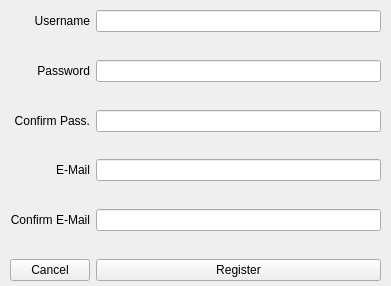
<?xml version="1.0" encoding="UTF-8"?>
<ui version="4.0">
 <class>RegistrationForm</class>
 <widget class="QMainWindow" name="RegistrationForm">
  <property name="geometry">
   <rect>
    <x>0</x>
    <y>0</y>
    <width>391</width>
    <height>286</height>
   </rect>
  </property>
  <property name="windowTitle">
   <string>Registry Form</string>
  </property>
  <widget class="QWidget" name="centralwidget">
   <widget class="QWidget" name="gridLayoutWidget">
    <property name="geometry">
     <rect>
      <x>10</x>
      <y>10</y>
      <width>371</width>
      <height>271</height>
     </rect>
    </property>
    <layout class="QGridLayout" name="mainGrid">
     <item row="2" column="1">
      <widget class="QLineEdit" name="passTb">
       <property name="echoMode">
        <enum>QLineEdit::Password</enum>
       </property>
      </widget>
     </item>
     <item row="2" column="0">
      <widget class="QLabel" name="label_2">
       <property name="text">
        <string>Password</string>
       </property>
       <property name="alignment">
        <set>Qt::AlignRight|Qt::AlignTrailing|Qt::AlignVCenter</set>
       </property>
      </widget>
     </item>
     <item row="8" column="1">
      <widget class="QLineEdit" name="emailconfTb"/>
     </item>
     <item row="10" column="1">
      <widget class="QPushButton" name="regBtn">
       <property name="text">
        <string>Register</string>
       </property>
      </widget>
     </item>
     <item row="0" column="0">
      <widget class="QLabel" name="label">
       <property name="text">
        <string>Username</string>
       </property>
       <property name="alignment">
        <set>Qt::AlignRight|Qt::AlignTrailing|Qt::AlignVCenter</set>
       </property>
      </widget>
     </item>
     <item row="4" column="0">
      <widget class="QLabel" name="label_3">
       <property name="text">
        <string>Confirm Pass.</string>
       </property>
       <property name="alignment">
        <set>Qt::AlignRight|Qt::AlignTrailing|Qt::AlignVCenter</set>
       </property>
      </widget>
     </item>
     <item row="0" column="1">
      <widget class="QLineEdit" name="userTb">
       <property name="styleSheet">
        <string notr="true"/>
       </property>
      </widget>
     </item>
     <item row="4" column="1">
      <widget class="QLineEdit" name="passcTb">
       <property name="echoMode">
        <enum>QLineEdit::Password</enum>
       </property>
      </widget>
     </item>
     <item row="10" column="0">
      <widget class="QPushButton" name="cancelBtn">
       <property name="text">
        <string>Cancel</string>
       </property>
      </widget>
     </item>
     <item row="6" column="0">
      <widget class="QLabel" name="label_4">
       <property name="text">
        <string>E-Mail</string>
       </property>
       <property name="alignment">
        <set>Qt::AlignRight|Qt::AlignTrailing|Qt::AlignVCenter</set>
       </property>
      </widget>
     </item>
     <item row="8" column="0">
      <widget class="QLabel" name="label_5">
       <property name="text">
        <string>Confirm E-Mail</string>
       </property>
       <property name="alignment">
        <set>Qt::AlignRight|Qt::AlignTrailing|Qt::AlignVCenter</set>
       </property>
      </widget>
     </item>
     <item row="6" column="1">
      <widget class="QLineEdit" name="emailTb"/>
     </item>
     <item row="1" column="0" colspan="2">
      <widget class="QLabel" name="userError">
       <property name="styleSheet">
        <string notr="true">color: rgba(0, 0, 0, 0);</string>
       </property>
       <property name="text">
        <string>TextLabel</string>
       </property>
       <property name="alignment">
        <set>Qt::AlignCenter</set>
       </property>
      </widget>
     </item>
     <item row="3" column="0" colspan="2">
      <widget class="QLabel" name="passError">
       <property name="styleSheet">
        <string notr="true">color: rgba(0, 0, 0, 0);</string>
       </property>
       <property name="text">
        <string>TextLabel</string>
       </property>
       <property name="alignment">
        <set>Qt::AlignCenter</set>
       </property>
      </widget>
     </item>
     <item row="9" column="0" colspan="2">
      <widget class="QLabel" name="emcoError">
       <property name="styleSheet">
        <string notr="true">color: rgba(0, 0, 0, 0);</string>
       </property>
       <property name="text">
        <string>TextLabel</string>
       </property>
       <property name="alignment">
        <set>Qt::AlignCenter</set>
       </property>
      </widget>
     </item>
     <item row="7" column="0" colspan="2">
      <widget class="QLabel" name="emError">
       <property name="styleSheet">
        <string notr="true">color: rgba(0, 0, 0, 0);</string>
       </property>
       <property name="text">
        <string>TextLabel</string>
       </property>
       <property name="alignment">
        <set>Qt::AlignCenter</set>
       </property>
      </widget>
     </item>
     <item row="5" column="0" colspan="2">
      <widget class="QLabel" name="confError">
       <property name="styleSheet">
        <string notr="true">color: rgba(0, 0, 0, 0);</string>
       </property>
       <property name="text">
        <string>TextLabel</string>
       </property>
       <property name="alignment">
        <set>Qt::AlignCenter</set>
       </property>
      </widget>
     </item>
    </layout>
   </widget>
  </widget>
 </widget>
 <tabstops>
  <tabstop>userTb</tabstop>
  <tabstop>passTb</tabstop>
  <tabstop>passcTb</tabstop>
  <tabstop>emailTb</tabstop>
  <tabstop>emailconfTb</tabstop>
  <tabstop>regBtn</tabstop>
  <tabstop>cancelBtn</tabstop>
 </tabstops>
 <resources/>
 <connections/>
</ui>
